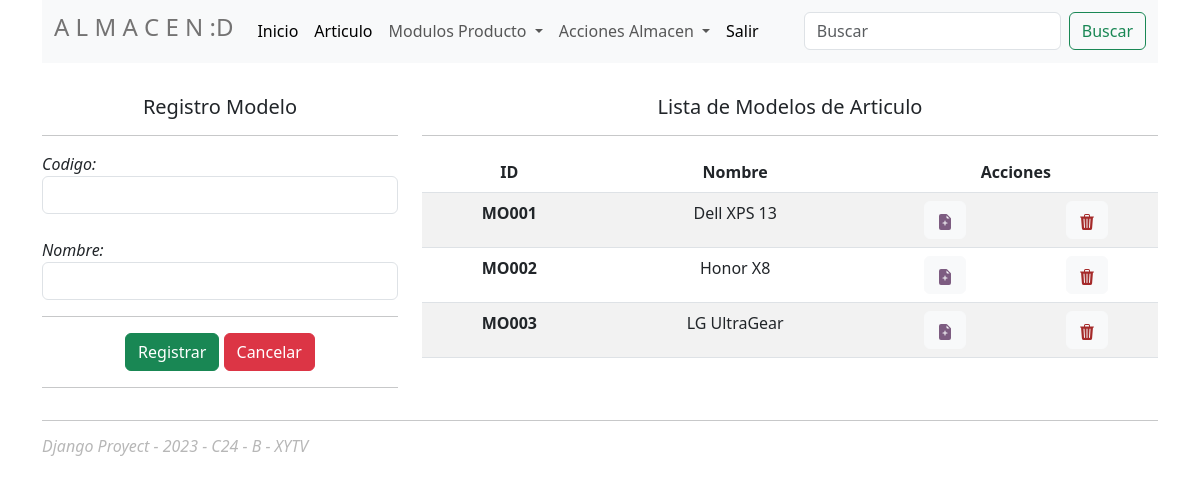
/modelo, run on an earlier commit of the app's database.
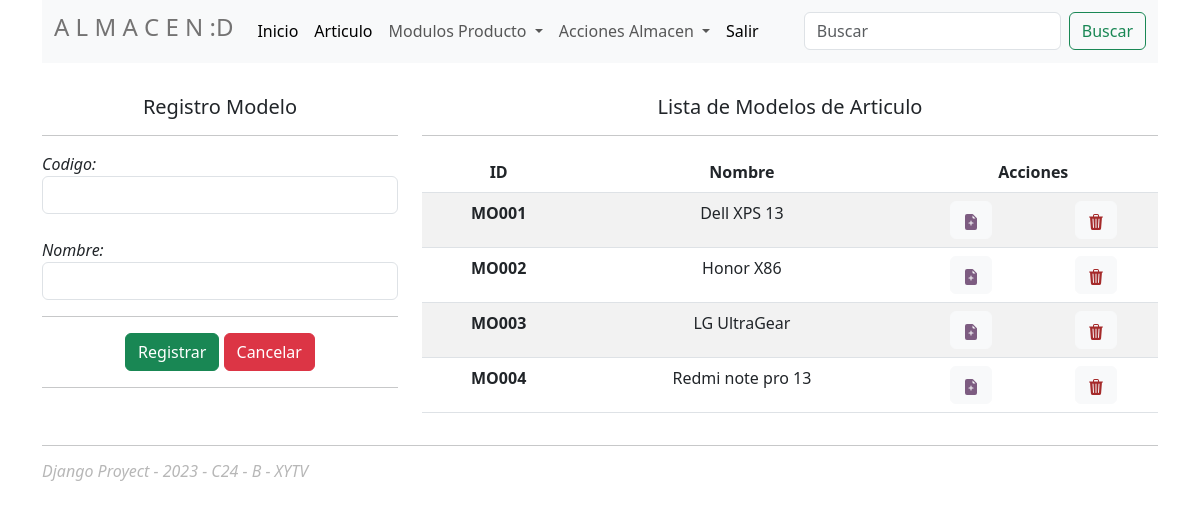
And on a later commit of the database.
### Almacen/models.py (models this page shows, shortened)
class Modelo(models.Model):
    codigo=models.CharField(primary_key=True, max_length=6)
    nombre=models.CharField(max_length=60)

### Almacen/views.py (the view)
# urls.py: path('modelo',views.modelo,name='modelo'),
def modelo(request):
    modelos = Modelo.objects.all()
    context = {"modelos":modelos}
    return render(request, template_gestion_modelo,context)

### Almacen/templates/articulo/modelo/GestionModelo.html (shortened to what this page needs)
{% extends 'base/index.html' %}
{% block content %}
<div class="row pt-3">
    <div class="col-4 pt-3">
        <h5 class=" text-center">Registro Modelo</h5>
        <hr>
        <form action="/modelo/registrarmodelo" method="post">
            <div class="row">
                <div class="col">
                    <div>
                        <label><em>Codigo:</em></label>
                        <input type="text" name="txtCodigo" class="form-control">
                    </div><br>
                    <div>
                        <label><em>Nombre:</em></label>
                        <input type="text" name="txtNombre" class="form-control">
                    </div>
                </div>
            </div>
            <hr>
            <div class="text-center d-grid gap-2 d-md-block">
                <button class="btn btn-success" type="submit">Registrar</button>
                <button class="btn btn-danger" type="reset">Cancelar</button>
            </div>
            <hr>
        </form>
    </div>
    <div class="col-8 pt-3 text-center">
        <h5>Lista de Modelos de Articulo</h5>
        <hr>
        <table class="table table-striped table-hover">
            <thead>
                <tr>
                    <th scope="col">ID</th>
                    <th scope="col">Nombre</th>
                    <th scope="col" colspan="2">Acciones</th>
                </tr>
            </thead>
            <tbody>
                {% for mod in modelos %}
                <tr>
                    <th scope="row">{{mod.codigo}}</th>
                    <td>{{mod.nombre}}</td>
                    <td>
                        <button type="button" class="btn btn-light">
                            <a class="editar" href="/modelo/edicionmodelo/{{mod.codigo}}">
                            </a>
                        </button>
                    </td>
                    <td>
                        <button type="button" class="btn btn-light">
                            <a class="eliminar" href="/modelo/eliminarmodelo/{{mod.codigo}}">
                            </a>
                        </button>
                    </td>
                </tr>
                {% endfor %}
            </tbody>
        </table>
    </div>
</div>
{% endblock %}

What changed in the data, as far as the page shows it:
changed Modelo "MO002": nombre "Honor X8" → "Honor X86"
added Modelo: codigo "MO004", nombre "Redmi note pro 13"
